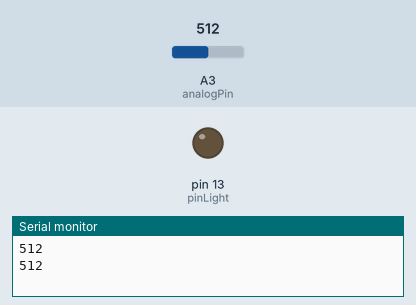
Recording of a sketch running on a simulated Arduino Uno, built with avr-gcc and run on an emulated ATmega328P. On the bench: output pins drawn as LEDs (lit = HIGH), the last lines printed to the serial monitor. Inputs (shaded band) come from the test bench; at power-on: A3 (analogPin) = 512.

Above: at 1.8 s.
1.9 s: A3 (analogPin) set to 45
3.4 s: A3 (analogPin) set to 36
At 4.6 s:
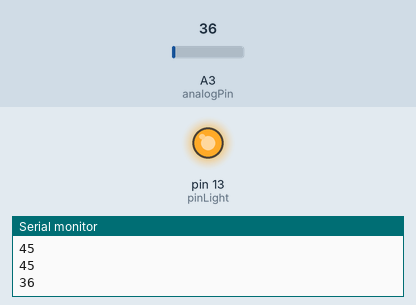
5.5 s: A3 (analogPin) set to 122
At 7.2 s:
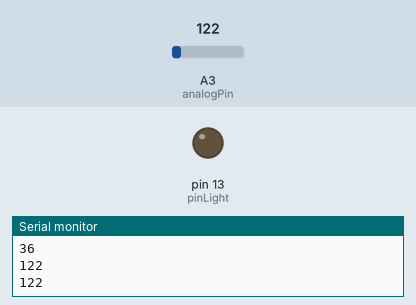
7.5 s: A3 (analogPin) set to 30
At 8.9 s:
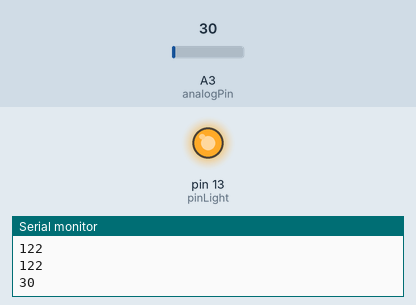
Timing chart, 0 to 10.5 s (numbered marks = the images above; inputs shaded):
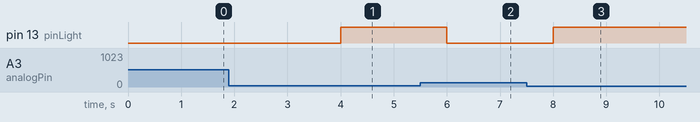

Measured:
- the behaviour switches between 41 and 40 on A3 (analogPin) (found by bisection; images 0 and 1)
- after the input at 3.4 s, pin 13 (pinLight): LOW → HIGH after 0.60 s
- after the input at 5.5 s, pin 13 (pinLight): HIGH → LOW after 0.50 s
- after the input at 7.5 s, pin 13 (pinLight): LOW → HIGH after 0.50 s

The sketch:

Photo-Detector.ino
```cpp
int analogPin = A3;
int lightVal;
int dt = 1000;
int pinLight = 13;

void setup() {
  // put your setup code here, to run once:
  Serial.begin(9600);
  pinMode(analogPin, INPUT);
  pinMode(pinLight, OUTPUT);
}

void loop() {
  // put your main code here, to run repeatedly:
  lightVal = analogRead(analogPin);
  Serial.println(lightVal);

  if(lightVal <= 40 ){
    digitalWrite(pinLight, HIGH);
  }else{
    digitalWrite(pinLight, LOW);
  }

  delay(dt);
}
```
